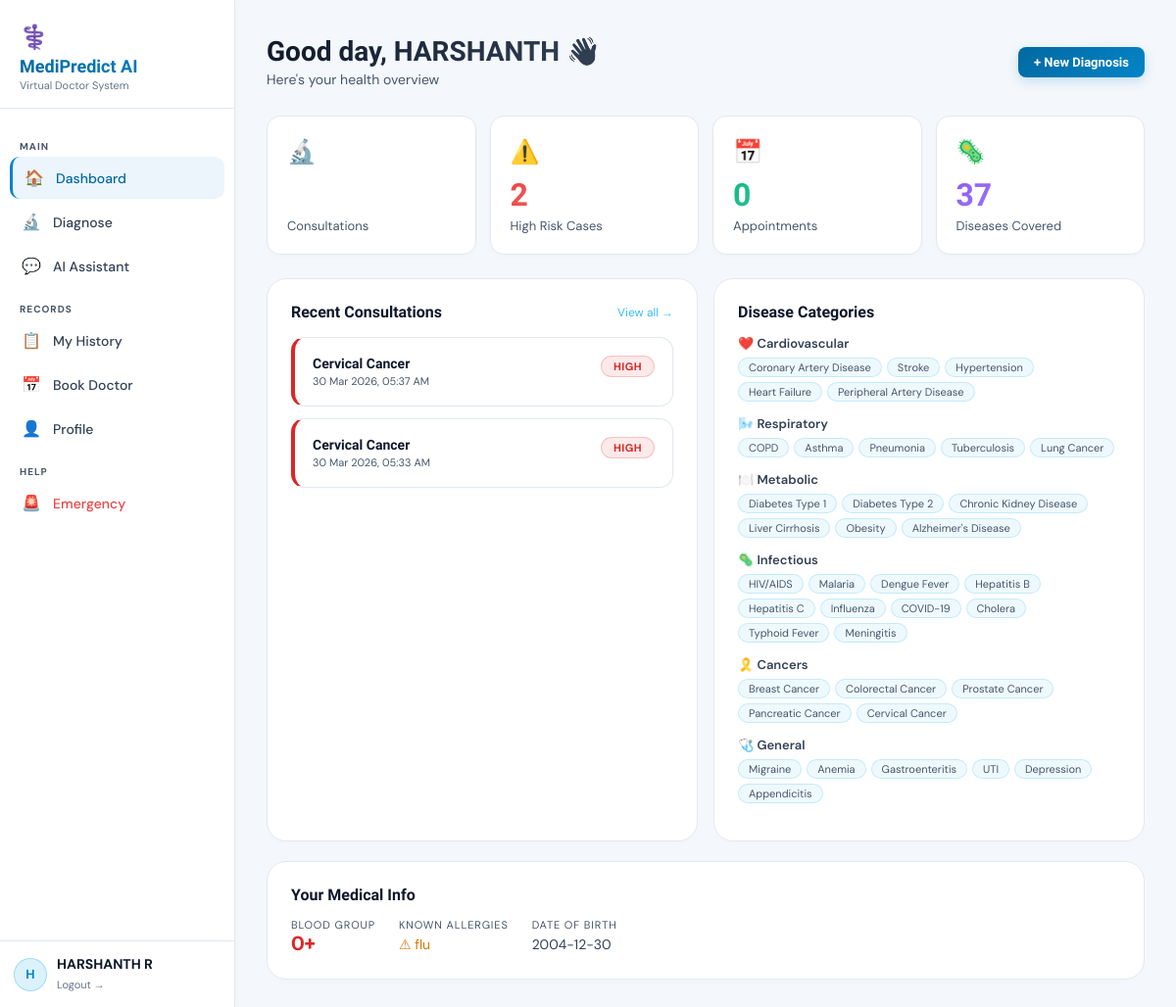
/dashboard (signed in), run on the app's committed database.
### tables this page shows
CREATE TABLE users (
            id        INTEGER PRIMARY KEY AUTOINCREMENT,
            full_name TEXT NOT NULL,
            email     TEXT UNIQUE NOT NULL,
            password  TEXT NOT NULL,
            dob       TEXT,
            gender    TEXT,
            phone     TEXT,
            blood_group TEXT,
            allergies TEXT,
            created_at TEXT DEFAULT CURRENT_TIMESTAMP
        );

CREATE TABLE consultations (
            id          INTEGER PRIMARY KEY AUTOINCREMENT,
            user_id     INTEGER NOT NULL,
            date        TEXT NOT NULL,
            symptom_text TEXT,
            primary_diagnosis TEXT,
            severity    TEXT,
            conditions  TEXT,
            recommendations TEXT,
            age         INTEGER,
            fever       REAL,
            systolic_bp INTEGER,
            diastolic_bp INTEGER,
            heart_rate  INTEGER,
            duration    INTEGER,
            FOREIGN KEY(user_id) REFERENCES users(id)
        );

### app.py (the view)
@app.route("/dashboard")
@login_required
def dashboard():
    user = get_user(session["user_id"])
    consultations = get_consultations(session["user_id"])
    bookings = get_bookings(session["user_id"])
    stats = {"total_consultations": len(consultations),
             "critical": sum(1 for c in consultations if c["severity"] in ["critical","high"]),
             "bookings": len(bookings),
             "last_visit": consultations[0]["date"] if consultations else "No visits yet"}
    return render_template("dashboard.html", user=user, stats=stats,
                           recent=consultations[:3], categories=DISEASE_CATEGORIES,
                           total_diseases=len(meta["classes"]))

### app.py (called while the page is built)
def login_required(f):
    @wraps(f)
    def decorated(*args, **kwargs):
        if "user_id" not in session:
            flash("Please login to continue.", "warning")
            return redirect(url_for("login"))
        return f(*args, **kwargs)
    return decorated

### database/db.py (called while the page is built)
def get_conn():
    conn = sqlite3.connect(DB_PATH, check_same_thread=False)
    conn.row_factory = sqlite3.Row
    return conn

def get_user(user_id):
    conn = get_conn()
    user = conn.execute("SELECT * FROM users WHERE id=?", (user_id,)).fetchone()
    conn.close()
    return dict(user) if user else None

def get_consultations(user_id):
    conn = get_conn()
    rows = conn.execute("SELECT * FROM consultations WHERE user_id=? ORDER BY id DESC", (user_id,)).fetchall()
    conn.close()
    result = []
    for r in rows:
        d = dict(r)
        d["conditions"]      = json.loads(d.get("conditions","[]"))
        d["recommendations"] = json.loads(d.get("recommendations","[]"))
        result.append(d)
    return result

def get_bookings(user_id):
    conn = get_conn()
    rows = conn.execute("SELECT * FROM bookings WHERE user_id=? ORDER BY id DESC", (user_id,)).fetchall()
    conn.close()
    return [dict(r) for r in rows]

### templates/dashboard.html (shortened to what this page needs)
{% extends "base.html" %}
{% block content %}
<div class="topbar fade-up">
  <div>
    <div class="page-title">Good day, {{ user.full_name.split()[0] }} 👋</div>
    <div class="page-sub">Here's your health overview</div>
  </div>
  <a href="/diagnose" class="btn btn-primary btn-sm" style="width:auto">+ New Diagnosis</a>
</div>
<div class="grid-4 fade-up-2" style="margin-bottom:24px">
  {% for icon,num,label,color in [
    ("🔬", stats.total_consultations, "Consultations", "var(--blue)"),
    ("⚠️", stats.critical, "High Risk Cases", "#EF4444"),
    ("📅", stats.bookings, "Appointments", "#10B981"),
    ("🦠", total_diseases, "Diseases Covered", "#8B5CF6"),
  ] %}
  <div class="stat-card">
    <div class="stat-icon">{{ icon }}</div>
    <div class="stat-num" style="background:linear-gradient(135deg,{{ color }},{{ color }}99);-webkit-background-clip:text">{{ num }}</div>
    <div class="stat-label">{{ label }}</div>
  </div>
  {% endfor %}
</div>
<div class="grid-2 fade-up-3">
  <div class="card">
    <div style="display:flex;justify-content:space-between;align-items:center;margin-bottom:16px">
      <div class="card-title" style="margin-bottom:0">Recent Consultations</div>
      <a href="/history" style="color:var(--blue-l);font-size:12px">View all →</a>
    </div>
    {% if recent %}
      {% for c in recent %}
      <div class="hist-card sev-{{ c.severity }}">
        <div style="display:flex;justify-content:space-between;align-items:flex-start;gap:8px">
          <div>
            <div style="font-family:var(--fh);font-weight:700;color:var(--text);font-size:14px">{{ c.primary_diagnosis }}</div>
            <div style="color:var(--t3);font-size:11px;margin-top:3px">{{ c.date }}</div>
          </div>
          <span class="badge badge-{{ c.severity }}">{{ c.severity.upper() }}</span>
        </div>
      </div>
      {% endfor %}
    {% else %}
      <div style="text-align:center;padding:32px 0;color:var(--t4)">
        <div style="font-size:32px;margin-bottom:8px">📋</div>
        <div style="font-size:14px">No consultations yet</div>
        <a href="/diagnose" style="color:var(--blue-l);font-size:13px;margin-top:8px;display:block">Start your first diagnosis →</a>
      </div>
    {% endif %}
  </div>
  <div class="card">
    <div class="card-title">Disease Categories</div>
    {% for cat, diseases in categories.items() %}
    <div style="margin-bottom:14px">
      <div style="font-size:13px;font-weight:600;color:var(--t2);margin-bottom:6px">{{ cat }}</div>
      <div style="display:flex;flex-wrap:wrap;gap:5px">
        {% for d in diseases %}
        <span style="background:rgba(14,165,233,.07);border:1px solid rgba(14,165,233,.18);
          color:var(--t3);border-radius:20px;padding:2px 10px;font-size:11px">{{ d }}</span>
        {% endfor %}
      </div>
    </div>
    {% endfor %}
  </div>
</div>
{% if user.blood_group or user.allergies %}
<div class="card fade-up-3" style="margin-top:20px">
  <div class="card-title">Your Medical Info</div>
  <div style="display:flex;gap:24px;flex-wrap:wrap">
    {% if user.blood_group %}
    <div><div style="color:var(--t3);font-size:11px;text-transform:uppercase;letter-spacing:.08em">Blood Group</div>
    <div style="color:var(--red);font-family:var(--fh);font-weight:700;font-size:20px">{{ user.blood_group }}</div></div>
    {% endif %}
    {% if user.allergies %}
    <div><div style="color:var(--t3);font-size:11px;text-transform:uppercase;letter-spacing:.08em">Known Allergies</div>
    <div style="color:var(--yellow);font-size:14px;margin-top:4px">⚠ {{ user.allergies }}</div></div>
    {% endif %}
    {% if user.dob %}
    <div><div style="color:var(--t3);font-size:11px;text-transform:uppercase;letter-spacing:.08em">Date of Birth</div>
    <div style="color:var(--t2);font-size:14px;margin-top:4px">{{ user.dob }}</div></div>
    {% endif %}
  </div>
</div>
{% endif %}
{% endblock %}

### templates/base.html (shortened to what this page needs)
<!DOCTYPE html>
<html lang="en">
<head>
  <link rel="stylesheet" href="/static/css/main.css"/>
</head>
<body>
<div class="app-layout">
  <aside class="sidebar" id="sidebar">
    <div class="sidebar-logo">
      <div style="font-size:24px;margin-bottom:4px">⚕️</div>
      <div class="sidebar-logo-text">MediPredict AI</div>
      <div class="sidebar-logo-sub">Virtual Doctor System</div>
    </div>
    <nav class="sidebar-nav">
      <div class="nav-section">Main</div>
      <a href="/dashboard" class="nav-item {% if request.path=='/dashboard' %}active{% endif %}">
        <span class="nav-icon">🏠</span> Dashboard
      </a>
      <a href="/diagnose" class="nav-item {% if request.path=='/diagnose' %}active{% endif %}">
        <span class="nav-icon">🔬</span> Diagnose
      </a>
      <a href="/chat" class="nav-item {% if request.path=='/chat' %}active{% endif %}">
        <span class="nav-icon">💬</span> AI Assistant
      </a>
      <div class="nav-section">Records</div>
      <a href="/history" class="nav-item {% if request.path=='/history' %}active{% endif %}">
        <span class="nav-icon">📋</span> My History
      </a>
      <a href="/booking" class="nav-item {% if request.path=='/booking' %}active{% endif %}">
        <span class="nav-icon">📅</span> Book Doctor
      </a>
      <a href="/profile" class="nav-item {% if request.path=='/profile' %}active{% endif %}">
        <span class="nav-icon">👤</span> Profile
      </a>
      <div class="nav-section">Help</div>
      <a href="/emergency" class="nav-item {% if request.path=='/emergency' %}active{% endif %}">
        <span class="nav-icon nav-emergency">🚨</span> <span style="color:#EF4444">Emergency</span>
      </a>
    </nav>
    <div class="sidebar-user">
      <div style="display:flex;align-items:center;gap:10px">
        <div style="width:34px;height:34px;border-radius:50%;background:rgba(14,165,233,0.15);
          border:1px solid rgba(14,165,233,0.3);display:flex;align-items:center;
          justify-content:center;font-weight:700;color:var(--blue);font-size:13px;flex-shrink:0">
          {{ session.user_name[0].upper() if session.user_name else '?' }}
        </div>
        <div style="min-width:0;flex:1">
          <div class="sidebar-user-name">{{ session.user_name or 'User' }}</div>
          <a href="/logout" style="color:var(--t4);font-size:11px">Logout →</a>
        </div>
      </div>
    </div>
  </aside>
  <main class="main-content">
    {% block content %}{% endblock %}
  </main>
</div>
</body>
</html>

### static/css/main.css (style rules this page uses)
* { box-sizing:border-box;margin:0;padding:0 }
:root { --bg:#F4F7FB; --bg2:#E2E8F0; --bg3:#FFFFFF; --bg4:#F8FAFC; --border:#E2E8F0; --border2:#CBD5E1; --blue:#0284C7; --blue-d:#0369A1; --blue-l:#38BDF8; --purple:#8B5CF6; --green:#059669; --yellow:#D97706; --red:#DC2626; --red-d:#B91C1C; --pink:#DB2777; --text:#0F172A; --t2:#334155; --t3:#475569; --t4:#64748B; --fh:'Sora',sans-serif; --fb:'DM Sans',sans-serif; --r:14px; --rs:8px; --rl:20px; }
html { scroll-behavior:smooth }
body { background:var(--bg);color:var(--text);font-family:var(--fb);min-height:100vh;overflow-x:hidden }
a { text-decoration:none;color:inherit }
.app-layout { display:flex;min-height:100vh }
.sidebar { width:240px;background:#FFFFFF;border-right:1px solid var(--border); display:flex;flex-direction:column;position:fixed;top:0;left:0;bottom:0;z-index:50; transition:transform .3s;box-shadow:2px 0 10px rgba(0,0,0,0.02) }
.sidebar-logo { padding:22px 20px 16px;border-bottom:1px solid var(--border) }
.sidebar-logo-text { font-family:var(--fh);font-weight:800;font-size:18px; background:linear-gradient(135deg,var(--blue-d),var(--blue)); -webkit-background-clip:text;-webkit-text-fill-color:transparent }
.sidebar-logo-sub { color:var(--t4);font-size:11px;margin-top:2px }
.sidebar-nav { flex:1;padding:16px 10px;overflow-y:auto }
.nav-section { color:var(--t3);font-size:10px;letter-spacing:.1em;text-transform:uppercase; font-weight:700;padding:8px 10px 4px;margin-top:8px }
.nav-item { display:flex;align-items:center;gap:12px;padding:11px 12px;border-radius:10px; color:var(--t2);font-size:14px;font-weight:500;transition:all .2s;cursor:pointer;margin-bottom:2px }
.nav-item.active { background:rgba(2,132,199,.08);color:var(--blue-d);border-left:3px solid var(--blue) }
.nav-item .nav-icon { font-size:16px;width:20px;text-align:center;flex-shrink:0 }
.nav-item .nav-emergency { color:var(--red) }
.sidebar-user { padding:14px;border-top:1px solid var(--border) }
.sidebar-user-name { font-weight:700;color:var(--text);font-size:14px;overflow:hidden;text-overflow:ellipsis;white-space:nowrap }
.main-content { margin-left:240px;flex:1;padding:28px 32px;min-height:100vh }
.topbar { display:flex;justify-content:space-between;align-items:center;margin-bottom:28px;flex-wrap:wrap;gap:12px }
.page-title { font-family:var(--fh);font-weight:800;font-size:clamp(20px,3vw,28px); background:linear-gradient(135deg,var(--text),var(--t2)); -webkit-background-clip:text;-webkit-text-fill-color:transparent }
.page-sub { color:var(--t3);font-size:14px;margin-top:3px }
.card { background:var(--bg3);border:1px solid var(--border);border-radius:var(--rl);padding:24px;box-shadow:0 4px 6px -1px rgba(0,0,0,0.01) }
.card-title { font-family:var(--fh);font-weight:700;color:var(--text);font-size:16px;margin-bottom:14px }
.grid-2 { display:grid;grid-template-columns:1fr 1fr;gap:16px }
.grid-4 { display:grid;grid-template-columns:repeat(4,1fr);gap:14px }
.stat-card { background:var(--bg3);border:1px solid var(--border);border-radius:var(--r);padding:20px;box-shadow:0 2px 5px rgba(0,0,0,0.02) }
.stat-num { font-family:var(--fh);font-weight:800;font-size:32px; background:linear-gradient(135deg,var(--blue-d),var(--blue)); -webkit-background-clip:text;-webkit-text-fill-color:transparent }
.stat-label { color:var(--t3);font-size:13px;margin-top:4px }
.stat-icon { font-size:24px;margin-bottom:10px;color:var(--blue-d) }
.btn { display:inline-flex;align-items:center;justify-content:center;gap:8px; padding:12px 24px;border-radius:var(--r);border:none; font-family:var(--fh);font-weight:700;font-size:14px;cursor:pointer;transition:all .3s }
.btn-primary { background:linear-gradient(135deg,var(--blue-d),var(--blue)); color:#fff;box-shadow:0 4px 12px rgba(2,132,199,.2);width:100%;font-size:15px;padding:14px }
.btn-sm { padding:8px 16px;font-size:13px;border-radius:8px;width:auto }
.badge { display:inline-block;padding:3px 12px;border-radius:20px;font-size:11px;font-weight:700;letter-spacing:.04em }
.badge-high { background:rgba(220,38,38,.1);color:var(--red);border:1px solid rgba(220,38,38,.2) }
.hist-card { background:var(--bg3);border:1px solid var(--border);border-radius:var(--r); padding:18px;border-left:4px solid var(--blue);transition:all .2s;margin-bottom:12px;box-shadow:0 1px 3px rgba(0,0,0,0.02) }
.hist-card.sev-high { border-left-color:var(--red) }
.fade-up { animation:fadeUp .5s ease both }
.fade-up-2 { animation:fadeUp .5s .12s ease both }
.fade-up-3 { animation:fadeUp .5s .24s ease both }

### data on the page
users: full_name "HARSHANTH R", full_name "HARSHANTH", blood_group "O+", allergies "flu", dob "2004-12-30"
consultations: primary_diagnosis "Cervical Cancer", date "30 Mar 2026, 05:37 AM", severity "HIGH"
consultations: primary_diagnosis "Cervical Cancer", date "30 Mar 2026, 05:33 AM", severity "HIGH"

### other printed values
{{ session.user_name[0].upper() if session.user_name else '?' }} "H"
{{ icon }} "🔬" "⚠️" "📅" "🦠"
{{ label }} "Consultations" "High Risk Cases" "Appointments" "Diseases Covered"
{{ num }} "2" "0" "37"
{{ cat }} "❤️ Cardiovascular" "🌬️ Respiratory" "🍽️ Metabolic" "🦠 Infectious" "🎗️ Cancers" "🩺 General"
{{ d }} "Coronary Artery Disease" "Stroke" "Hypertension" "Heart Failure" "Peripheral Artery Disease" "COPD" "Asthma" "Pneumonia" "Tuberculosis" "Lung Cancer" "Diabetes Type 1" "Diabetes Type 2" "Chronic Kidney Disease" "Liver Cirrhosis" "Obesity" "Alzheimer's Disease" "HIV/AIDS" "Malaria" "Dengue Fever" "Hepatitis B" "Hepatitis C" "Influenza" "COVID-19" "Cholera" "Typhoid Fever" "Meningitis" "Breast Cancer" "Colorectal Cancer" "Prostate Cancer" "Pancreatic Cancer" "Cervical Cancer" "Migraine" "Anemia" "Gastroenteritis" "UTI" "Depression" "Appendicitis"
